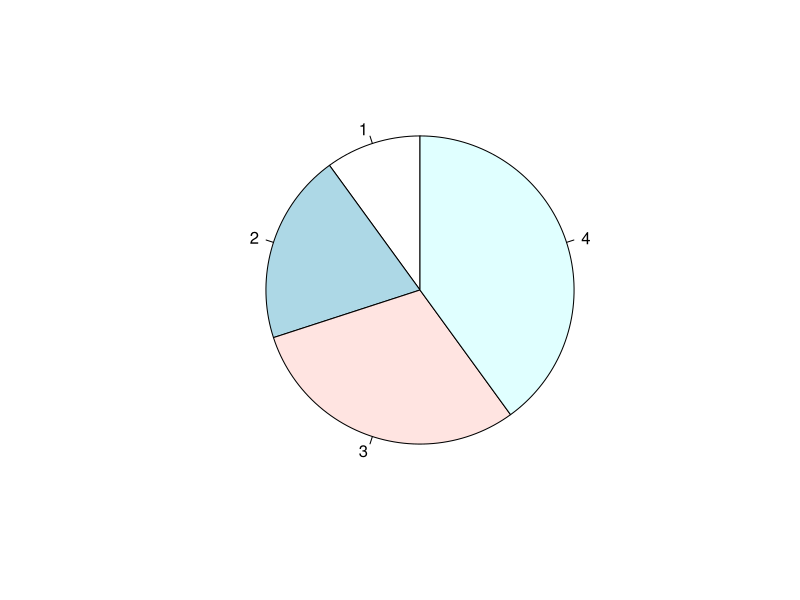

This chart was generated by the following R code:
# Create a vector of pies
x <- c(10,20,30,40) #nolint

# Display the pie chart and start the first pie at 90 degrees
pie(x, init.angle = 90)